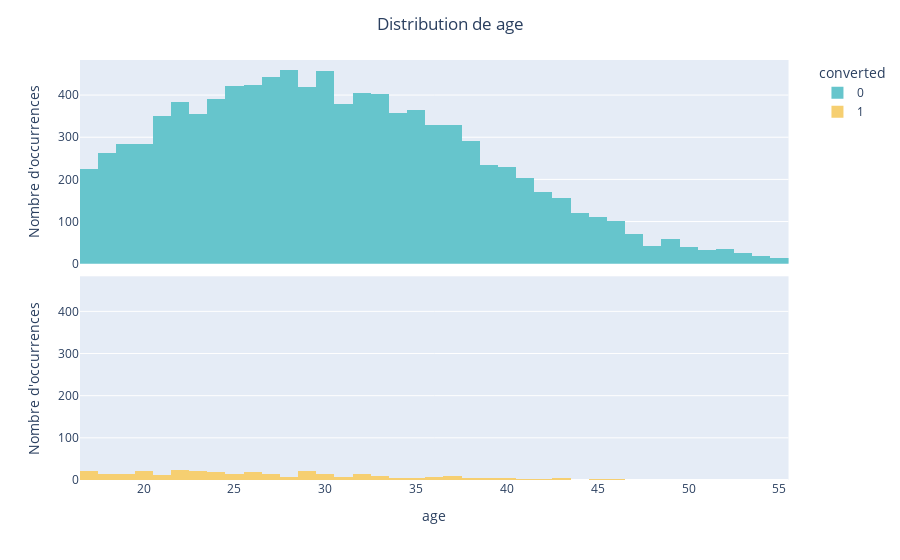
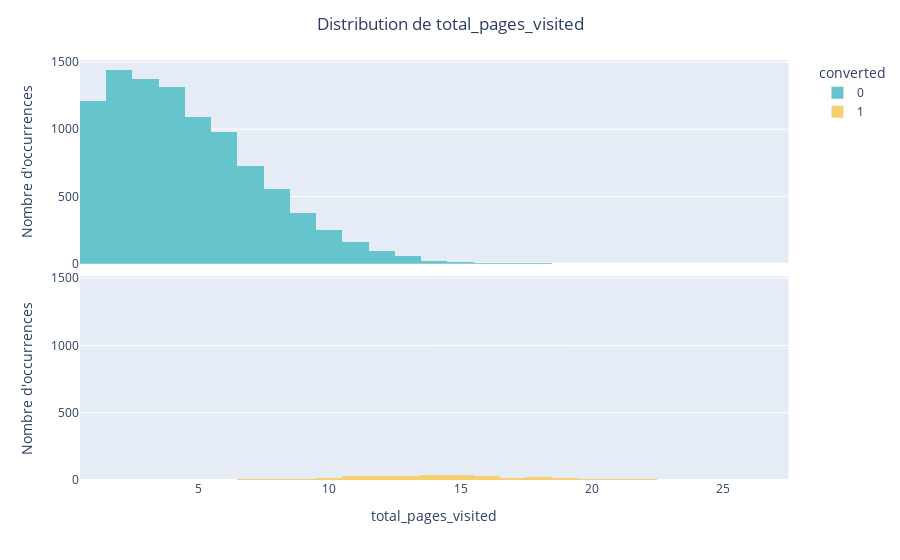

Notebook source saved alongside these figures, in order:
### Markdown cell above
#### Distribution des variables numériques

### Code cell
num_features = data_train_sample.select_dtypes(include=["float", "int"]).columns

for feature in num_features:
    fig = px.histogram(data_train_sample, x=feature, color="converted", facet_row="converted", color_discrete_sequence=px.colors.qualitative.Pastel)
    fig.update_layout(title=f"Distribution de {feature}", title_x=0.5, xaxis_title=feature)
    fig.for_each_yaxis(lambda yaxis: yaxis.update(title="Nombre d'occurrences"))
    fig.for_each_annotation(lambda a: a.update(text=""))

    fig.show()

### Figure 1 — Plotly figure (JSON) as saved in the notebook; plotly's stock layout.template omitted (floating-point values rounded to 4 significant figures; data arrays with more than 128 entries replaced by an {"elided": "..."} marker saying what was removed)
{"data": [{"bingroup": "x", "hovertemplate": "converted=0<br>age=%{x}<br>count=%{y}<extra></extra>", "legendgroup": "0", "marker": {"color": "rgb(102, 197, 204)", "pattern": {"shape": ""}}, "name": "0", "orientation": "v", "showlegend": true, "type": "histogram", "x": {"elided": "9674 int values"}, "xaxis": "x2", "yaxis": "y2"}, {"bingroup": "x", "hovertemplate": "converted=1<br>age=%{x}<br>count=%{y}<extra></extra>", "legendgroup": "1", "marker": {"color": "rgb(246, 207, 113)", "pattern": {"shape": ""}}, "name": "1", "orientation": "v", "showlegend": true, "type": "histogram", "x": {"elided": "326 int values"}, "xaxis": "x", "yaxis": "y"}], "layout": {"annotations": [{"font": {}, "showarrow": false, "text": "", "textangle": 90, "x": 0.98, "xanchor": "left", "xref": "paper", "y": 0.2425, "yanchor": "middle", "yref": "paper"}, {"font": {}, "showarrow": false, "text": "", "textangle": 90, "x": 0.98, "xanchor": "left", "xref": "paper", "y": 0.7575, "yanchor": "middle", "yref": "paper"}], "barmode": "relative", "legend": {"title": {"text": "converted"}, "tracegroupgap": 0}, "margin": {"t": 60}, "title": {"text": "Distribution de age", "x": 0.5}, "xaxis": {"anchor": "y", "domain": [0, 0.98], "title": {"text": "age"}}, "xaxis2": {"anchor": "y2", "domain": [0, 0.98], "matches": "x", "showticklabels": false}, "yaxis": {"anchor": "x", "domain": [0, 0.485], "title": {"text": "Nombre d'occurrences"}}, "yaxis2": {"anchor": "x2", "domain": [0.515, 1], "matches": "y", "title": {"text": "Nombre d'occurrences"}}}}

### Figure 2 — Plotly figure (JSON) as saved in the notebook; plotly's stock layout.template omitted (floating-point values rounded to 4 significant figures; data arrays with more than 128 entries replaced by an {"elided": "..."} marker saying what was removed)
{"data": [{"bingroup": "x", "hovertemplate": "converted=0<br>total_pages_visited=%{x}<br>count=%{y}<extra></extra>", "legendgroup": "0", "marker": {"color": "rgb(102, 197, 204)", "pattern": {"shape": ""}}, "name": "0", "orientation": "v", "showlegend": true, "type": "histogram", "x": {"elided": "9674 int values"}, "xaxis": "x2", "yaxis": "y2"}, {"bingroup": "x", "hovertemplate": "converted=1<br>total_pages_visited=%{x}<br>count=%{y}<extra></extra>", "legendgroup": "1", "marker": {"color": "rgb(246, 207, 113)", "pattern": {"shape": ""}}, "name": "1", "orientation": "v", "showlegend": true, "type": "histogram", "x": {"elided": "326 int values"}, "xaxis": "x", "yaxis": "y"}], "layout": {"annotations": [{"font": {}, "showarrow": false, "text": "", "textangle": 90, "x": 0.98, "xanchor": "left", "xref": "paper", "y": 0.2425, "yanchor": "middle", "yref": "paper"}, {"font": {}, "showarrow": false, "text": "", "textangle": 90, "x": 0.98, "xanchor": "left", "xref": "paper", "y": 0.7575, "yanchor": "middle", "yref": "paper"}], "barmode": "relative", "legend": {"title": {"text": "converted"}, "tracegroupgap": 0}, "margin": {"t": 60}, "title": {"text": "Distribution de total_pages_visited", "x": 0.5}, "xaxis": {"anchor": "y", "domain": [0, 0.98], "title": {"text": "total_pages_visited"}}, "xaxis2": {"anchor": "y2", "domain": [0, 0.98], "matches": "x", "showticklabels": false}, "yaxis": {"anchor": "x", "domain": [0, 0.485], "title": {"text": "Nombre d'occurrences"}}, "yaxis2": {"anchor": "x2", "domain": [0.515, 1], "matches": "y", "title": {"text": "Nombre d'occurrences"}}}}
